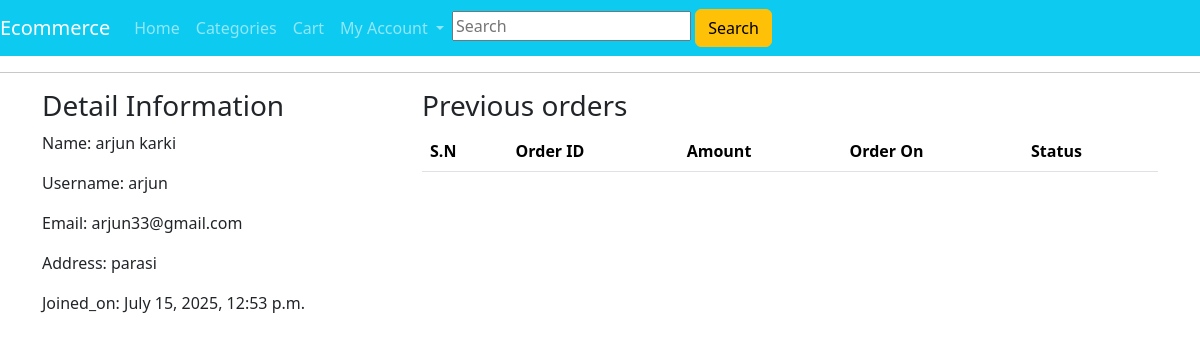
The app's page /profile/ (signed in), older data.
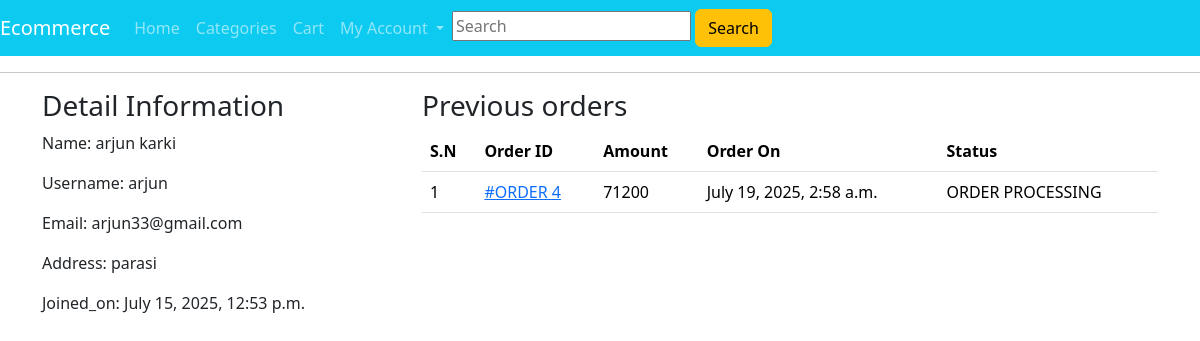
The same page, newer data.
### ecomapp/models.py (models this page shows, shortened)
class Order(models.Model):
    cart=models.OneToOneField(Cart,on_delete=models.CASCADE)
    order_by=models.CharField(max_length=20)
    shipping_address=models.CharField(max_length=20)
    mobile=models.CharField(max_length=10)
    email=models.EmailField(null=True ,blank=True)
    subtotal=models.PositiveIntegerField()
    discount=models.PositiveIntegerField()
    total=models.PositiveIntegerField()
    order_status=models.CharField(max_length=30,choices=ORDER_STATUS)
    created_at=models.DateTimeField(auto_now_add=True)

### ecomapp/views.py (the view)
# urls.py: path('profile/',CustomerProfileView.as_view(), name='customerprofile'),
class CustomerProfileView(TemplateView):
    template_name='customerprofile.html'
    def dispatch(self, request, *args, **kwargs):
         if request.user.is_authenticated and request.user.customer:
             pass
         else:
            return  redirect('/login/?next=/profile/')
         return super().dispatch(request, *args, **kwargs)
    def get_context_data(self, **kwargs):
        context= super().get_context_data(**kwargs)
        customer=self.request.user.customer
        context['customer']=customer
        order=Order.objects.filter(cart__customer=customer)
        context['orders']=order
        return context

### templates/customerprofile.html (shortened to what this page needs)
{% extends 'base.html' %}
{%block start %}
<div class="container">
    <div class="row">
        <div class="col-md-4">
            <h3>Detail Information</h3>
            <p><span>Name: </span> {{customer.full_name}}</p>
            <p><span>Username: </span>{{customer.user.username}}</p>
            <p><span>Email: </span> {{customer.user.email}}</p>
            <p><span>Address: </span> {{customer.address}}</p>
            <p><span>Joined_on: </span>{{customer.joined_on}}</p>
        </div>
        <div class="col-md-8">
            <h3>Previous orders</h3>
            <table class="table">
                <tr>
                <th>S.N</th>
                <th>Order ID</th>
                <th>Amount</th>
                <th>Order On</th>
                <th>Status</th>
                </tr>
                {% for order in orders %}
                <tr>
                    <td>{{forloop.counter}}</td>
                    <td> <a href="{% url 'ecomapp:orderdetail' order.id %}">#ORDER {{order.id}}</a></td>
                    <td>{{order.total}}</td>
                    <td>{{order.created_at}}</td>
                    <td>{{order.order_status}}</td>
                </tr>
                {% endfor %}
            </table>
        </div>
    </div>
</div>
{% endblock %}

Row changes from the older to the newer data that the page shows:
added Order: id "4", total "71200", created_at "July 19, 2025, 2:58 a.m.", order_status "ORDER PROCESSING"
